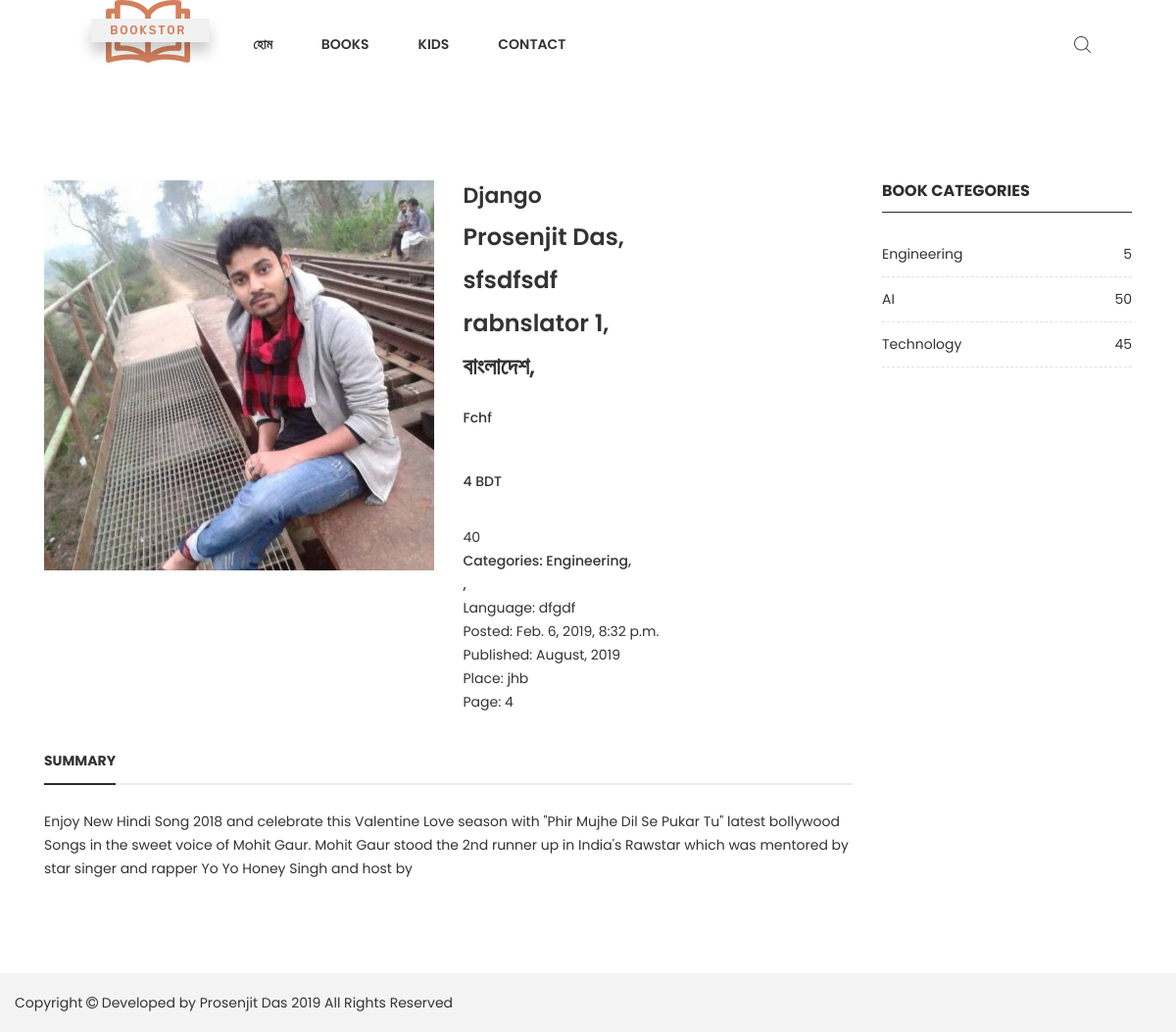
Page /books/django on the committed database.
### library/models.py (models this page shows, shortened)
class Book(models.Model):
    name_of_the_book = models.CharField(max_length=200)
    edition = models.CharField(max_length=200, blank=True)
    author = models.ManyToManyField(Author, help_text='Select Author name', blank=True)
    editor = models.ManyToManyField(Editor, help_text='Select Editor name', blank=True)
    translator = models.ManyToManyField(Translator, help_text='Select Language', blank=True)
    publisher = models.ForeignKey(Publisher, on_delete=models.CASCADE)
    place = models.CharField(max_length=190, blank=True)
    MONTH_CHOICES = (
        ('January', 'January'),
        ('February', 'February'),
        ('March', 'March'),
        ('April', 'April'),
        ('May', 'May'),
        ('June', 'June'),
        ('July', 'July'),
        ('August', 'August'),
        ('September', 'September'),
        ('October', 'October'),
        ('November', 'November'),
        ('December', 'December'),
    )
    month = models.CharField(max_length=20, choices=MONTH_CHOICES)
    year = models.IntegerField()
    isbn = models.CharField('ISBN', max_length=13,
                            help_text='13 Character <a href="https://www.isbn-international.org/content/what-isbn">ISBN number</a>',
                            blank=True, null=True)
    currency = models.ForeignKey(Currency, on_delete=models.CASCADE, null=True, blank=True)
    price = models.IntegerField(null=True, blank=True)
    language = models.ForeignKey(Language, on_delete=models.CASCADE, blank=True)
    category = models.ManyToManyField(Category, help_text='Select category for this book', blank=True)
    pages = models.IntegerField()
    copy = models.PositiveSmallIntegerField(blank=True, null=True)
    summary = models.TextField(max_length=1000, help_text='Enter a brief description of the book', blank=True, null=True)
    image = models.ImageField(upload_to='book_photos/', blank=True, null=True)
    book_pdf_url = models.CharField(max_length=600, blank=True, null=True)
    published = models.DateTimeField(auto_now_add=True)
    slug = models.SlugField()
    publish = models.BooleanField(default=True)
    objects = EntryQuerySet.as_manager()
    class Meta:
        ordering = ["-published"]
    def __str__(self):
        return self.name_of_the_book

class Author(models.Model):
    full_name = models.CharField(max_length=100)
    date_of_birth = models.DateField(null=True, blank=True)
    date_of_death = models.DateField('Died', null=True, blank=True)
    slug = models.SlugField()
    class Meta:
        ordering = ['full_name']
    def __str__(self):
        return f'{self.full_name}'

class Publisher(models.Model):
    publisher = models.CharField(max_length=66, blank=True, null=True)
    slug = models.SlugField()
    def __str__(self):
        return self.publisher

class Translator(models.Model):
    translator = models.CharField(max_length=50)
    slug = models.SlugField()
    def __str__(self):
        return self.translator

class Editor(models.Model):
    editor = models.CharField(max_length=190)
    slug = models.SlugField()
    def __str__(self):
        return self.editor

class Currency(models.Model):
    currency = models.CharField(max_length=10)
    slug = models.SlugField()
    def __str__(self):
        return self.currency

class Category(models.Model):
    name = models.CharField(max_length=200, help_text='Enter a book Category (e.g. Science Fiction)')
    slug = models.SlugField()
    def __str__(self):
        return self.name

class Language(models.Model):
    language = models.CharField(max_length=50)
    slug = models.SlugField()
    def __str__(self):
        return self.language

### library/views.py (the view)
# urls.py: re_path('books/(?P<slug>[-\w]+)', BookDetails.as_view(), name='book_details'),
class BookDetails(DetailView):
    model = Book
    template_name = 'boighor/single-product.html'
    extra_context = {
        'category_list': Category.objects.all(),
        'author_list': Author.objects.all(),
        'language_list': Language.objects.all(),
        'publisher': Publisher.objects.all(),
        'editors': Editor.objects.all(),
        'translators': Translator.objects.all(),
    }
    def get_context_data(self, **kwargs):
        context = super().get_context_data(**kwargs)
        context['now'] = timezone.now()
        context.update(self.extra_context)
        print(context)
        return context

### templates/boighor/single-product.html (shortened to what this page needs)
﻿{% extends 'boighor/base.html' %}
{% load static %}
{% block content %}
	<div class="wrapper" id="wrapper">
        <div class="maincontent bg--white pt--80 pb--55">
        	<div class="container">
        		<div class="row">
        			<div class="col-lg-9 col-12">
        				<div class="wn__single__product">
        					<div class="row">
        						<div class="col-lg-6 col-12">
        							<div class="wn__fotorama__wrapper">
	        							<div class="fotorama wn__fotorama__action" data-nav="thumbs">
	        							</div>
        							</div>
        						</div>
        						<div class="col-lg-6 col-12">
        							<div class="product__info__main">
        								<h1>{{ object.name_of_the_book }}</h1>
        								<div class="price-box">
        									<span>{% for author in object.author.all %} {{ author }}, <br> {% endfor %}</span>
        								</div>
                                        <div class="price-box">
                                            <span>{{ object.publisher }}</span>
                                        </div>
                                        <div class="price-box">
                                            <span>{% for translation in object.translator.all %} {{ translation }},<br> {% endfor %}</span>
                                        </div>
                                        <div class="price-box">
        									<span>{% for editor in object.editor.all %} {{ editor }},<br> {% endfor %}</span>
        								</div>
        								<div class="box-tocart d-flex">
        									<span>{{ object.edition }}</span><br>
        								</div>
										<div class="box-tocart d-flex">
											<span>{{ object.price }} {{ object.currency }}</span>
        								</div>
										<div>
											<span>{{ object.isbn }}</span>
        								</div>
										<div class="product_meta">
											<span class="posted_in">Categories:
												<a href="#">{% for category in object.category.all %} {{ category }}, <br> {% endfor %}</a>,
											</span>
										</div>
                                        <div>
											<span>Language: {{ object.language }}</span>
        								</div>
                                        <div>
											<span>Posted: {{ object.published }}</span>
        								</div>
                                         <div>
											<span>Published: {{ object.month }}, {{ object.year }}</span>
        								</div>
                                        <div>
											<span>Place: {{ object.place }}</span>
        								</div>
                                        <div>
											<span>Page: {{ object.pages }}</span>
        								</div>
        							</div>
        						</div>
        					</div>
        				</div>
        				<div class="product__info__detailed">
							<div class="pro_details_nav nav justify-content-start" role="tablist">
	                            <a class="nav-item nav-link active" data-toggle="tab" href="#nav-details" role="tab">Summary</a>
	                        </div>
	                        <div class="tab__container">
	                        	<div class="pro__tab_label tab-pane fade show active" id="nav-details" role="tabpanel">
									<div class="description__attribute">
										<p>{{ object.summary }}</p>
									</div>
	                        	</div>
	                        </div>
        				</div>
        			</div>
        			<div class="col-lg-3 col-12 md-mt-40 sm-mt-40">
        				<div class="shop__sidebar">
        					<aside class="wedget__categories poroduct--cat">
        						<h3 class="wedget__title">Book Categories</h3>
        						<ul>
                                    <li><a href="">Engineering<span>5</span></a></li>
                                    <li><a href="">AI<span>50</span></a></li>
                                    <li><a href="">Technology<span>45</span></a></li>
        						</ul>
        					</aside>
        				</div>
        			</div>
        		</div>
        	</div>
        </div>
	</div>
{% endblock %}

### templates/boighor/base.html (shortened to what this page needs)
{% load static %}
<!doctype html>
<html class="no-js" lang="zxx">
<head>
	<link rel="stylesheet" href="{% static 'css/bootstrap.min.css' %}">
	<link rel="stylesheet" href="{% static 'css/plugins.css' %}">
	<link rel="stylesheet" href="{% static 'style.css' %}">
   <link rel="stylesheet" href="{% static 'css/custom.css' %}">
</head>
<body>
	<div class="wrapper" id="wrapper">
		<header id="wn__header" class="header__area header__absolute sticky__header">
			<div class="container-fluid">
				<div class="row">
					<div class="col-md-6 col-sm-6 col-6 col-lg-2">
						<div class="logo">
							<a href="index.html">
								<img src="images/logo/logo.png" alt="logo images">
							</a>
						</div>
					</div>
					<div class="col-lg-8 d-none d-lg-block">
						<nav class="mainmenu__nav">
							<ul class="meninmenu d-flex justify-content-start">
								<li class="drop with--one--item"><a href="{% url 'library:book_list' %}">হোম</a></li>
								<li class="drop"><a href="shop-grid.html">Books</a>
								</li>
								<li class="drop"><a href="shop-grid.html">Kids</a>
								</li>
								<li><a href="contact.html">Contact</a></li>
							</ul>
						</nav>
					</div>
					<div class="col-md-6 col-sm-6 col-6 col-lg-2">
						<ul class="header__sidebar__right d-flex justify-content-end align-items-center">
							<li class="shop_search"><a class="search__active" href="#"></a></li>
						</ul>
					</div>
				</div>
			</div>
		</header>
		<section class="wn__bestseller__area bg--white pt--80  pb--30">
			<div class="container-fluid content" content>
					<div class="container">
							 {% block content %}
							  {% endblock %}
					   </div>
				  </div>
			</div>
		<footer id="wn__footer" class="footer__area bg__cat--8 brown--color">
			<div class="copyright__wrapper">
				<div class="container">
					<div class="row">
						<div class="col-lg-6 col-md-6 col-sm-12">
							<div class="copyright">
								<div class="copy__right__inner text-left">
									<p>Copyright <i class="fa fa-copyright"></i> Developed by<a href="http://prosenjit-das.herokuapp.com/portfolio/"> Prosenjit Das </a> 2019 All Rights Reserved</p>
								</div>
							</div>
						</div>
					</div>
				</div>
			</div>
		</footer>
</body>
</html>

### rows in the picture
Book: name_of_the_book "Django", publisher "sfsdfsdf", edition "Fchf", price "4", currency "BDT", isbn "40", language "dfgdf", published "Feb. 6, 2019, 8:32 p.m.", month "August", year "2019", place "jhb", pages "4", summary "Enjoy New Hindi Song 2018 and celebrate this Valentine Love season with \"Phir Mujhe Dil Se Pukar Tu\" latest bollywood Songs in the sweet voice of Mohit Gaur. Mohit Gaur stood the 2nd runner up in India's Rawstar which was mentored by star singer and rapper Yo Yo Honey Singh and host by"
Author: full_name "Prosenjit Das"
Editor: editor "বাংলাদেশ"
Category: name "Engineering"
